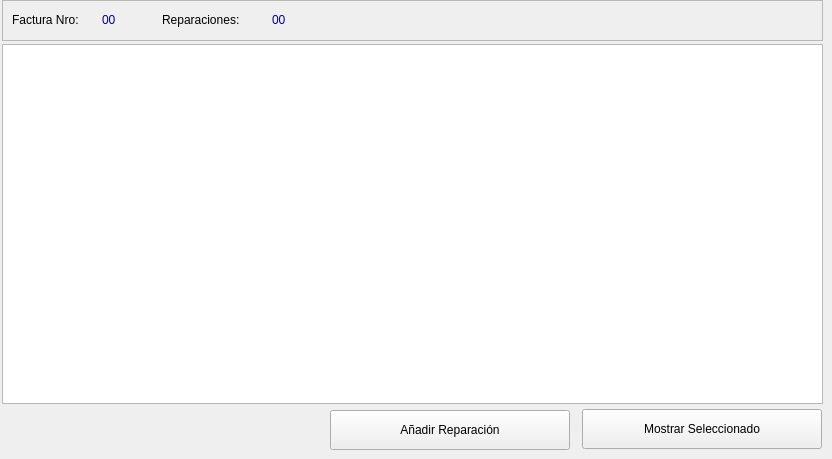
    <widget class="QWidget" name="tab_2">
     <attribute name="icon">
      <iconset resource="polaris.qrc">
       <normaloff>:/Icons/icons/configure.png</normaloff>:/Icons/icons/configure.png</iconset>
     </attribute>
     <attribute name="title">
      <string>Reparaciones</string>
     </attribute>
     <widget class="QFrame" name="frame_7">
      <property name="geometry">
       <rect>
        <x>2</x>
        <y>0</y>
        <width>821</width>
        <height>41</height>
       </rect>
      </property>
      <property name="frameShape">
       <enum>QFrame::StyledPanel</enum>
      </property>
      <property name="frameShadow">
       <enum>QFrame::Raised</enum>
      </property>
      <widget class="QLabel" name="lbl_mantenimientob_5">
       <property name="geometry">
        <rect>
         <x>270</x>
         <y>10</y>
         <width>40</width>
         <height>20</height>
        </rect>
       </property>
       <property name="toolTip">
        <string>Fecha de Registro en el sistema</string>
       </property>
       <property name="text">
        <string>&lt;html&gt;&lt;head/&gt;&lt;body&gt;&lt;p&gt;&lt;span style=&quot; color:#00007f;&quot;&gt;00&lt;/span&gt;&lt;/p&gt;&lt;/body&gt;&lt;/html&gt;</string>
       </property>
      </widget>
      <widget class="QLabel" name="lbl_ultimo_mantenimientoa_3">
       <property name="geometry">
        <rect>
         <x>10</x>
         <y>10</y>
         <width>91</width>
         <height>20</height>
        </rect>
       </property>
       <property name="text">
        <string>Factura Nro:</string>
       </property>
      </widget>
      <widget class="QLabel" name="lbl_ultimo_mantenimientob_3">
       <property name="geometry">
        <rect>
         <x>100</x>
         <y>10</y>
         <width>71</width>
         <height>20</height>
        </rect>
       </property>
       <property name="toolTip">
        <string>Fecha de Registro en el sistema</string>
       </property>
       <property name="text">
        <string>&lt;html&gt;&lt;head/&gt;&lt;body&gt;&lt;p&gt;&lt;span style=&quot; color:#00007f;&quot;&gt;00&lt;/span&gt;&lt;/p&gt;&lt;/body&gt;&lt;/html&gt;</string>
       </property>
      </widget>
      <widget class="QLabel" name="lbl_mantenimientoa_5">
       <property name="geometry">
        <rect>
         <x>160</x>
         <y>10</y>
         <width>110</width>
         <height>20</height>
        </rect>
       </property>
       <property name="text">
        <string>Reparaciones:</string>
       </property>
      </widget>
     </widget>
     <widget class="QTableWidget" name="tbl_reparaciones">
      <property name="geometry">
       <rect>
        <x>2</x>
        <y>44</y>
        <width>821</width>
        <height>360</height>
       </rect>
      </property>
      <property name="toolTip">
       <string>Resultados Búsqueda</string>
      </property>
     </widget>
     <widget class="QPushButton" name="btn_monstrar_5">
      <property name="geometry">
       <rect>
        <x>582</x>
        <y>409</y>
        <width>240</width>
        <height>40</height>
       </rect>
      </property>
      <property name="text">
       <string>Mostrar Seleccionado</string>
      </property>
      <property name="icon">
       <iconset>
        <normalon>:/Icons/icons/apply.png</normalon>
       </iconset>
      </property>
     </widget>
     <widget class="QPushButton" name="btn_monstrar_7">
      <property name="geometry">
       <rect>
        <x>330</x>
        <y>410</y>
        <width>240</width>
        <height>40</height>
       </rect>
      </property>
      <property name="text">
       <string>Añadir Reparación</string>
      </property>
      <property name="icon">
       <iconset resource="polaris.qrc">
        <normaloff>:/Icons/icons/add.png</normaloff>:/Icons/icons/add.png</iconset>
      </property>
     </widget>
    </widget>
